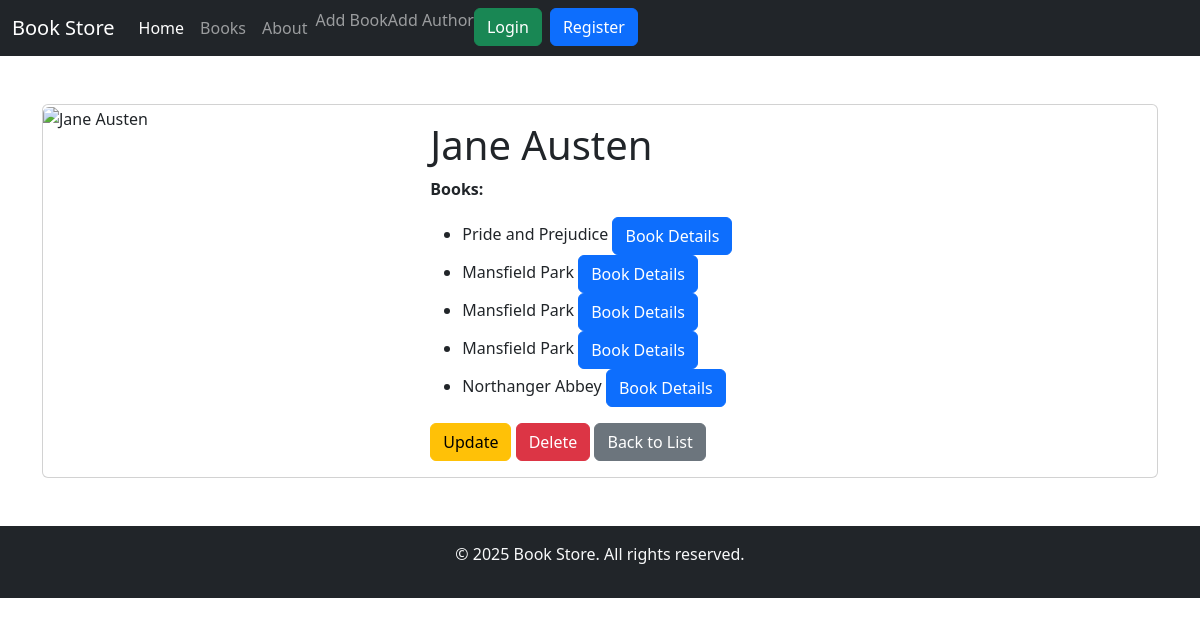
The app's page /authors/3, older data.
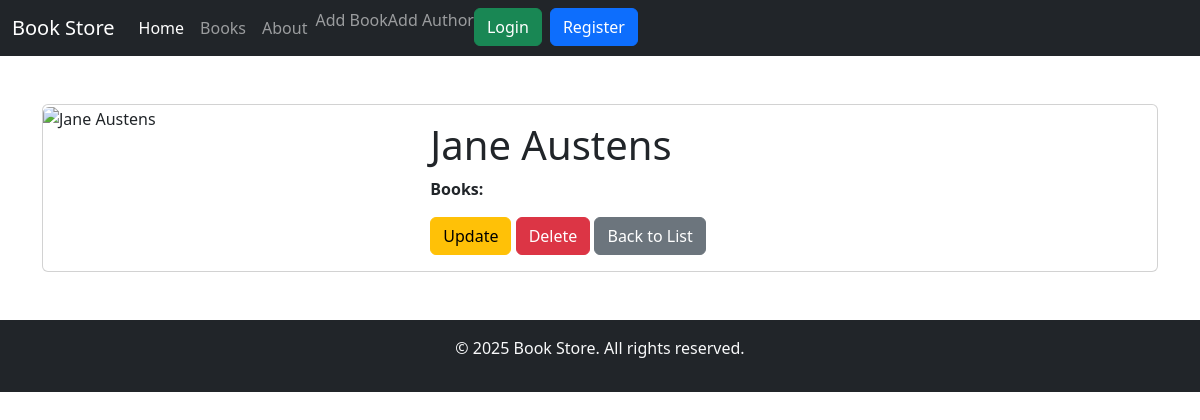
The same page, newer data.
### app/models.py (models this page shows)
class Author(db.Model):
    id = db.Column(db.Integer, primary_key=True)
    name = db.Column(db.String(100), nullable=False, unique=True)

class Book(db.Model):
    id = db.Column(db.Integer, primary_key=True)
    name = db.Column(db.String(100), nullable=False)
    publish_date = db.Column(db.String(100), nullable=False)
    add_to_site_at = db.Column(db.DateTime, nullable=False, default=func.now())
    price = db.Column(db.Float, nullable=False)
    age_category = db.Column(db.Enum(AgeCategory), nullable=False)
    author_id = db.Column(db.Integer, db.ForeignKey('author.id'), nullable=False)
    image_url = db.Column(db.String(100), nullable=True)

### app/main/routes.py (the view)
@main_blueprint.route('/authors/<int:author_id>',endpoint='author_details',methods=['GET'])
def author_details(author_id):
    data = db.session.query(Author).filter(Author.id == author_id).first()
    books = db.session.query(Book).filter(Book.author_id == author_id).all()
    data.books = books
    return render_template('AuthorDetails.html', author=data)

### app/templates/AuthorDetails.html (shortened to what this page needs)
{% extends 'base.html' %}
{% block content %}
<div class="container mt-5">
    <div class="card">
        <div class="row g-0">
            <div class="col-md-4">
                <img src="{{ author.image_url }}" class="img-fluid rounded-start " alt="{{ author.name }}">
            </div>
            <div class="col-md-8">
                <div class="card-body">
                    <h1 class="card-title
                    ">{{ author.name }}</h1>
                    <p class="card-text"><strong>Books:</strong></p>
                    <ul>
                        {% for book in author.books %}
                        <li>
                            <span>{{ book.name }}</span>
                            <a href="{{ url_for('main.book_details', book_id=book.id) }}" class="btn btn-primary">Book
                                Details</a>
                        </li>
                        {% endfor %}
                    </ul>
                    <form action="{{ url_for('main.update_author', author_id=author.id) }}" method="POST"
                        style="display:inline;">
                        <button type="submit" class="btn btn-warning">Update</button>
                    </form>
                    <form action="{{ url_for('main.delete_author', author_id=author.id) }}" method="POST"
                        style="display:inline;">
                        <button type="submit" class="btn btn-danger"
                            onclick="return confirm('Are you sure?');">Delete</button>
                    </form>
                    <a href="{{ url_for('main.books') }}" class="btn btn-secondary">Back to List</a>
                </div>
            </div>
        </div>
    </div>
</div>
{% endblock %}

### app/templates/base.html (shortened to what this page needs)
<!doctype html>
<html lang="en">
<head>
    {{ bootstrap.load_css() }}
</head>
<body>
    {% include 'components/navbar.html' %}
    {% block content %}
    {% endblock %}
</body>
<footer>
    {% include 'components/footer.html' %}
</footer>
</html>

### app/templates/components/navbar.html (shortened to what this page needs)
<nav class="navbar navbar-expand-lg navbar-dark bg-dark">
    <div class="container-fluid">
        <a class="navbar-brand" href="#">Book Store</a>
        <div class="collapse navbar-collapse" id="navbarNav">
            <ul class="navbar-nav">
                <li class="nav-item">
                    <a class="nav-link active" href="/">Home</a>
                </li>
                <li class="nav-item">
                    <a class="nav-link" href="/books">Books</a>
                </li>
                <li class="nav-item">
                    <a class="nav-link" href="/about">About</a>
                </li>
                <li class="nav-item">
                    <form method="POST" action="{{ url_for('main.add_book') }}" style="display: inline;">
                        <button type="submit" class="btn btn-link nav-link"
                            style="border: none; padding: 0; background: none;">
                            Add Book
                        </button>
                    </form>
                </li>
                <li class="nav-item">
                    <form method="POST" action="{{ url_for('main.add_author') }}" style="display: inline;">
                        <button type="submit" class="btn btn-link nav-link"
                            style="border: none; padding: 0; background: none;">
                            Add Author
                        </button>
                    </form>
                </li>
                <li class="nav-item">
                    <a class="btn btn-success me-2" href="{{ url_for('auth.login') }}">Login</a>
                </li>
                <li class="nav-item">
                    <a class="btn btn-primary" href="{{ url_for('auth.register') }}">Register</a>
                </li>
            </ul>
        </div>
    </div>
</nav>

### app/templates/components/footer.html
<footer class="bg-dark text-light text-center py-3 mt-5 ">
    <p>&copy; 2025 Book Store. All rights reserved.</p>
</footer>

Row changes from the older to the newer data that the page shows:
removed Book: name "Pride and Prejudice"
removed Book: name "Mansfield Park"
removed Book: name "Mansfield Park"
removed Book: name "Mansfield Park"
removed Book: name "Northanger Abbey"
changed Author: name "Jane Austen" → "Jane Austens"
